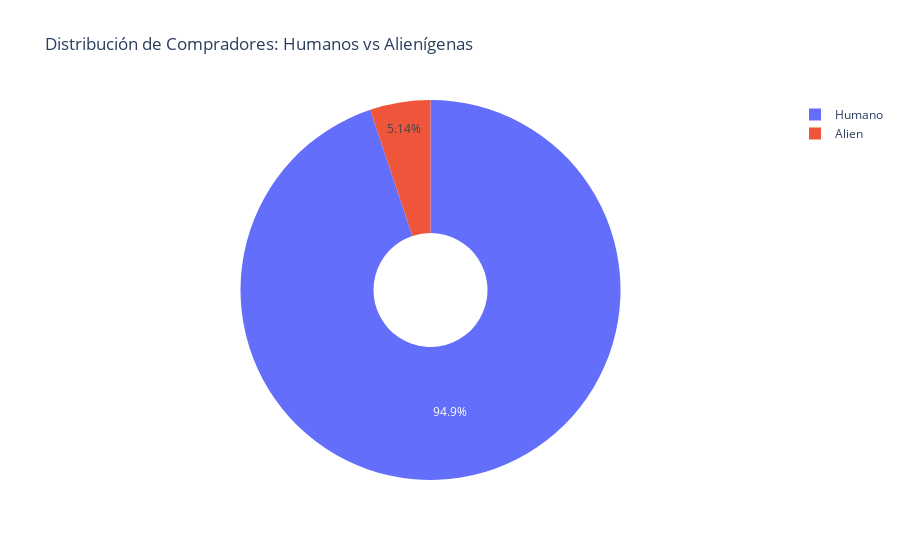

Notebook code cell kept with this figure:
### Markdown cell above
##### 4.2 Visualización de variables Categóricas con gráficos de barras

### Code cell
# (Extra) Primero, visualizaremos un gráfico de torta para comparar "Alien" y "Humano"
px.pie(df_pandas, 
        names="Comprador",  # Columna que tiene "Alien" o "Humano"
        title="Distribución de Compradores: Humanos vs Alienígenas",
        hole=0.3)

### Figure 1 — Plotly figure (JSON) as saved in the notebook; plotly's stock layout.template omitted (floating-point values rounded to 4 significant figures; data arrays with more than 128 entries replaced by an {"elided": "..."} marker saying what was removed)
{"data": [{"domain": {"x": [0, 1], "y": [0, 1]}, "hole": 0.3, "hovertemplate": "Comprador=%{label}<extra></extra>", "labels": {"elided": "13388 str values"}, "legendgroup": "", "name": "", "showlegend": true, "type": "pie"}], "layout": {"legend": {"tracegroupgap": 0}, "title": {"text": "Distribución de Compradores: Humanos vs Alienígenas"}}}
